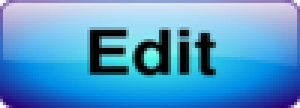
#> input picture GUI/Menu/edit.png, 100 x 36 px (shown 3 times larger); its folder holds only this picture in this run
$ python menu.py
#> lines starting #> are read from the running program, lines starting #| are printed output that depends on the picture
### scanner.py
import cv2
import numpy as np
import os
from tkinter import filedialog
from PIL import Image, ImageFilter
import cv2
import numpy as np
import database
import io

class Scanner:
    # [34 lines left out: function matcher, not called in this run]

    def match_in_db(self, img1):
        pil_image1 = img1.convert('RGB')
        open_cv_image1 = np.array(pil_image1)
        open_cv_image1 = open_cv_image1[:, :, ::-1].copy()

        rows = database.get_all_users()
        for entry in rows:
            if entry[7]:
                img2 = Image.open(io.BytesIO(entry[7]))
                img2 = img2.resize((200, 200), Image.Resampling.LANCZOS)
                pil_image2 = img2.convert('RGB')
                open_cv_image2 = np.array(pil_image2)
                open_cv_image2 = open_cv_image2[:, :, ::-1].copy()

                sift = cv2.xfeatures2d.SIFT_create()
                keypoints_1, descriptors_1 = sift.detectAndCompute(open_cv_image1, None)
                keypoints_2, descriptors_2 = sift.detectAndCompute(open_cv_image2, None)

                matches = cv2.FlannBasedMatcher(dict(algorithm=1, trees=10),
                        dict()).knnMatch(descriptors_1, descriptors_2, k=2)
                match_points = []

                for p, q in matches:
                    if p.distance < 0.1*q.distance:
                        match_points.append(p)
                keypoints = 0
                if len(keypoints_1) <= len(keypoints_2):
                    keypoints = len(keypoints_1)
                else:
                    keypoints = len(keypoints_2)

                if (len(match_points) / keypoints)>0.95:
                    print("% match: ", len(match_points) / keypoints * 100)
                    return entry
        return None

    # [36 lines left out: functions get_pixel_sum, blur_image, get_contours, not called in this run]


# [26 lines that do not run on import are left out]

### database.py
import sqlite3
from tkinter import filedialog
from PIL import Image
import os

q_create_user_records = """
CREATE TABLE IF NOT EXISTS user_records (
   record_id INTEGER PRIMARY KEY AUTOINCREMENT,
   org_id INTEGER NOT NULL,
   purpose_of_visit TEXT NOT NULL,
   visit_date TEXT NOT NULL,
   username TEXT NOT NULL,
   FOREIGN KEY (username)
      REFERENCES users (username)
);
"""

q_create_users_table = """
CREATE TABLE IF NOT EXISTS users (
   username TEXT PRIMARY KEY NOT NULL,
   password TEXT NOT NULL,
   email TEXT NOT NULL,
   forename TEXT NOT NULL,
   surname TEXT NOT NULL,
   age INTEGER,
   is_admin INTEGER,
   fingerprint BLOB,
   dob TEXT,
   pixelsum INTEGER,
   join_date TEXT,
   contour_count INTEGER,
   org_id TEXT,
   hide_metadata INTEGER,
   hide_userinformation INTEGER,
   time_of_failed_login INTEGER,
   failed_login_attempts INTEGER,
   color_theme TEXT,
   FOREIGN KEY (org_id)
      REFERENCES user_records (org_id)
);
"""
# function that creates table
def create_table(query):
	# connect to db
	conn = sqlite3.connect("sql.db")
	# create a cursor to read and write data
	cur = conn.cursor()
	cur.execute( query )
	conn.commit()
	conn.close()


# function that creates table
# [109 lines left out: functions drop_table, insert_user_record, insert_user, update_user, find_user, find_user_by_username and 3 more, not called in this run]

def get_all_users():
	if (len(list_tables())==0):
		create_table(q_create_user_records)
		create_table(q_create_users_table)
	conn = sqlite3.connect("sql.db")
	cur = conn.cursor()
	cur.execute( f"SELECT * FROM users" )
	rows = cur.fetchall()
	conn.close()
	return rows

# [41 lines left out: functions find_user_records, find_user_records_by_username, delete_user, update, not called in this run]

def list_tables():
    conn = sqlite3.connect("sql.db")
    cur = conn.cursor()
    # res = cur.execute("SELECT name FROM sqlite_master WHERE name='login'")
    res = cur.execute("SELECT name FROM sqlite_master")
    rows = cur.fetchall()
    conn.close()
    return rows


# [19 lines that do not run on import are left out]

	# [19 lines of commented-out code are left out]

### menu.py

from pathlib import Path

from tkinter import Tk, Canvas, Entry, Text, Button, PhotoImage, Frame
from tkinter import filedialog
import os
from PIL import Image, ImageTk
from scanner import Scanner
import io
import database

OUTPUT_PATH = Path(__file__).parent
ASSETS_PATH = OUTPUT_PATH / Path(r"GUI/Menu")
image_item = None
root = None

def relative_to_assets(path: str) -> Path:
    return ASSETS_PATH / Path(path)

def back_to_login():
    root.destroy()
    import main
    main.load_ui()

def edit_details(user):
    root.destroy()
    import edit_details
    edit_details.load_ui(user)

def toggle_metadata(user):
    if user != None:
        if user[13] == 0:
            database.update_hide_metadata_by_username(user[0],1)
        elif user[13] == 1:
            database.update_hide_metadata_by_username(user[0],0)
        root.destroy()
        user = database.find_user_by_username(user[0])
        print(user[13])
        load_ui(user)

def toggle_userinformation(user):
    if user != None:
        if user[14] == 0:
            database.update_hide_userinformation_by_username(user[0],1)
        elif user[14] == 1:
            database.update_hide_userinformation_by_username(user[0],0)
        root.destroy()
        user = database.find_user_by_username(user[0])
        print(user[14])
        load_ui(user)

def toggle_theme(user):
    if user != None:
        if user[17] == "LIGHT":
            database.update_theme_by_username(user[0],"DARK")
        elif user[17] == "DARK":
            database.update_theme_by_username(user[0],"LIGHT")
        root.destroy()
        user = database.find_user_by_username(user[0])
        print(user[17])
        load_ui(user)

def load_ui(user_data):
    global image_item, root, user
    img = None
    text_background_color = "#000000"
    text_color = "#FFFFFF"
    if user_data != None:
        user = user_data
        img = Image.open(io.BytesIO(user_data[7]))
        if user_data[17] != None and user_data[17] == "LIGHT":
            text_background_color = "#FFFFFF"
            text_color = "#000000"

    root = Tk()
    root.title("Bio-Metric Barrier System")
    root.geometry("601x501")
    root.configure(bg = "#FFFFFF")


    canvas = Canvas(
        root,
        bg = "#FFFFFF",
        height = 501,
        width = 601,
        bd = 0,
        highlightthickness = 0,
        relief = "ridge"
    )

    canvas.place(x = 0, y = 0)
    canvas.create_rectangle(
        0.0,
        0.0,
        601.0,
        501.0,
        fill="#FFFFFF",
        outline="")

    canvas.create_rectangle(
        4.0,
        4.0,
        596.0,
        496.0,
        fill="#080808",
        outline="")

    canvas.create_rectangle(
        14.0,
        44.0,
        586.0,
        485.0,
        fill="#87ceeb",
        outline="")

    canvas.create_rectangle(
        12.99998664855957,
        312.0064697265625,
        269.0000037541904,
        313.49286180679724,
        fill="#000000",
        outline="")

    canvas.create_rectangle(
        268.3487243652344,
        351.245273212312,
        586.0000187782498,
        353.196044921875,
        fill="#000000",
        outline="")

    canvas.create_rectangle(
        267.63430595979025,
        35.0,
        269.3480224609375,
        486.9971771864548,
        fill="#000000",
        outline="")

    canvas.create_rectangle(
        20.0,
        69.0,
        266.0,
        309.0,
        fill=text_background_color,
        outline="")

    canvas.create_text(
        20.0,
        49.0,
        anchor="nw",
        text="User Records",
        fill="#000000",
        font=("Courier", 14)
    )
    if user_data != None:
        user_records = database.find_user_records_by_username(user_data[0])
        count = 0
        for entry in user_records:
            canvas.create_text(
                20.0,
                80.0+count*30,
                anchor="nw",
                text=f"record_id: {entry[0]}",
                fill=text_color,
                font=("Courier", 14)
            )
            canvas.create_text(
                20.0,
                90.0+count*30,
                anchor="nw",
                text=f"visit_date: {entry[3]}",
                fill=text_color,
                font=("Courier", 14)
            )
            canvas.create_text(
                20.0,
                100.0+count*30,
                anchor="nw",
                text=f"purpose: {entry[2]}",
                fill=text_color,
                font=("Courier", 14)
            )
            count = count+1
    canvas.create_rectangle(
        488.0,
        362.0,
        579.0,
        479.0,
        fill="#87ceeb",
        outline="")

    button_image_1 = PhotoImage(
        file=relative_to_assets("button_1.png"))
    button_1 = Button(
        image=button_image_1,
        borderwidth=0,
        highlightthickness=0,
        command=lambda: toggle_userinformation(user_data),
        bd=3,
        relief="raised"
    )
    button_1.place(
        x=495.0,
        y=370.0,
        width=77.0,
        height=41.0
    )

    canvas.create_text(
        274.0,
        355.0,
        anchor="nw",
        text="Metadata",
        fill="#000000",
        font=("Courier", 14)
    )

    exit_image = PhotoImage(
        file=relative_to_assets("exit.png"))
    exit = Button(
        image=exit_image,
        borderwidth=0,
        highlightthickness=0,
        command=lambda: back_to_login(),
        relief="raised"
    )
    exit.place(
        x=548.0,
        y=11.0,
        width=37.825157165527344,
        height=23.4222412109375
    )

    if user_data != None:
        if user_data[17] == "LIGHT":
            theme_image = PhotoImage(
                file=relative_to_assets("dark_theme.png"))
        else:
            theme_image = PhotoImage(
                file=relative_to_assets("light_theme.png"))
        theme = Button(
                image=theme_image,
                borderwidth=0,
                highlightthickness=0,
                command=lambda: toggle_theme(user_data),
                relief="raised"
            )
        theme.place(
            x=498.0,
            y=11.0,
            width=37.825157165527344,
            height=23.4222412109375
        )

    edit_image = PhotoImage(
        file=relative_to_assets("edit.png"))
    edit = Button(
        image=edit_image,
        borderwidth=0,
        highlightthickness=0,
        command=lambda: edit_details(user_data),
        relief="raised"
    )
    edit.place(
        x=428.0,
        y=11.0,
        width=57.825157165527344,
        height=23.4222412109375
    )

    canvas.create_rectangle(
        478.0,
        351.0,
        479.0,
        489.0,
        fill="#000000",
        outline="")
    canvas.create_rectangle(
        21.0,
        332.0,
        263.0,
        479.0,
        fill=text_background_color,
        outline="")

    canvas.create_text(
        20.0,
        314.0,
        anchor="nw",
        text="User Details",
        fill="#000000",
        font=("Courier", 14)
    )

    username = ""
    email=""
    forename=""
    surname=""
    age=""
    dob=""
    join_date=""

    if user_data != None:
        if user_data[13] == 0:
            username = user_data[0]
            email = user_data[2]
            forename = user_data[3]
            surname = user_data[4]
            age = user_data[5]
            dob = user_data[8]
            join_date = user_data[10]
        else:
            username = "0x0x0x0x"
            email = "0x0x0x0x"
            forename = "0x0x0x0x"
            surname = "0x0x0x0x"
            age = "0x0x0x0x"
            dob = "0x0x0x0x"
            join_date = "0x0x0x0x"

    canvas.create_text(
        20.0,
        340.0,
        anchor="nw",
        text=f"username: {username}",
        fill=text_color,
        font=("Courier", 14)
    )
    canvas.create_text(
        20.0,
        360.0,
        anchor="nw",
        text=f"forename: {forename}",
        fill=text_color,
        font=("Courier", 14)
    )
    canvas.create_text(
        20.0,
        380.0,
        anchor="nw",
        text=f"surname : {surname}",
        fill=text_color,
        font=("Courier", 14)
    )
    canvas.create_text(
        20.0,
        400.0,
        anchor="nw",
        text=f"age     : {age}",
        fill=text_color,
        font=("Courier", 14)
    )
    canvas.create_text(
        20.0,
        420.0,
        anchor="nw",
        text=f"dob     : {dob}",
        fill=text_color,
        font=("Courier", 14)
    )
    canvas.create_text(
        20.0,
        440.0,
        anchor="nw",
        text=f"join_date: {join_date}",
        fill=text_color,
        font=("Courier", 14)
    )
    canvas.create_text(
        20.0,
        460.0,
        anchor="nw",
        text=f"email: {email}",
        fill=text_color,
        font=("Courier", 14)
    )
    canvas.create_rectangle(
        274.0,
        47.0,
        582.0,
        348.0,
        fill=text_background_color,
        outline="")

    if user_data != None:
        if user_data[14] == 0:
            img1 = img.resize((200, 200), Image.Resampling.LANCZOS)
            tk_image = ImageTk.PhotoImage(img1)
            if image_item:
                canvas.delete(image_item)
            image_item = canvas.create_image(424, 200.0, image=tk_image)
        else:
            scanner = Scanner()
            img1 = Image.fromarray(scanner.blur_image(user_data[7]))
            # img1 = img.resize((200, 200), Image.Resampling.LANCZOS)
            tk_image = ImageTk.PhotoImage(img1)
            if image_item:
                canvas.delete(image_item)
            image_item = canvas.create_image(424, 200.0, image=tk_image)


    button_image_4 = PhotoImage(
        file=relative_to_assets("button_4.png"))
    button_4 = Button(
        image=button_image_4,
        borderwidth=0,
        highlightthickness=0,
        command=lambda: toggle_metadata(user_data),
        relief="raised",
        bd=3
    )
    button_4.place(
        x=495.0,
        y=431.0,
        width=77.0,
        height=41.0
    )

    pixel_sum = ""
    width = ""
    height = ""
    bit_depth = ""

    if user_data != None:
        if user_data[14] == 0:
            pixel_sum = user_data[9]
            width, height = img.size
            bit_depth = img.mode
        else:
            pixel_sum = "0x0x0x0x"
            width = "0x0x0x0x"
            height = "0x0x0x0x"
            bit_depth = "0x0x0x0x"

    canvas.create_text(
        276.0,
        381.0,
        anchor="nw",
        text=f"Pixel Sum   : {pixel_sum}",
        fill="#000000",
        font=("Courier", 14)
    )


    canvas.create_text(
        277.0,
        407.0,
        anchor="nw",
        text=f"Width       : {width}",
        fill="#000000",
        font=("Courier", 14)
    )

    canvas.create_text(
        275.0,
        431.0,
        anchor="nw",
        text=f"Height      : {height}",
        fill="#000000",
        font=("Courier", 14)
    )


    canvas.create_text(
        275.0,
        455.0,
        anchor="nw",
        text=f"Bit depth   : {bit_depth}",
        fill="#000000",
        font=("Courier", 14)
    )


    canvas.create_text(
        40.0,
        11.0,
        anchor="nw",
        text="Details",
        fill="#000000",
        font=("Courier", 14)
    )

    root.bind('<Escape>', lambda e: back_to_login())
    root.resizable(False, False)
    window_height = 501
    window_width = 601

    screen_width = root.winfo_screenwidth()
    screen_height = root.winfo_screenheight()

    x_cordinate = int((screen_width/2) - (window_width/2))
    y_cordinate = int((screen_height/2) - (window_height/2))

    root.geometry("{}x{}+{}+{}".format(window_width, window_height, x_cordinate, y_cordinate))
    root.mainloop()

if __name__ == "__main__":
    file_path1 = filedialog.askopenfilename(initialdir=os.getcwd(), title="Select Finger Print", filetypes=[("BMP Files", "*.BMP"),("PNG Files", "*.png"),("JPG Files","*.jpg"),("JPEG Files","*.jpeg"),("GIF Files","*.gif")])
#> the answer given: GUI/Menu/edit.png
    if not file_path1:
        print("file not selected")
    else:
        img1 = Image.open(file_path1)
#> img1 is the input picture: PIL image 100x36 RGBA; mean R, G, B, A 81, 152.8, 202.2, 253.7
        img1 = img1.resize((200, 200), Image.Resampling.LANCZOS)
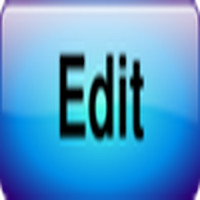
#> img1: PIL image 200x200 RGBA; mean R, G, B, A 81.1, 153, 202.4, 253.7; transparent parts drawn white
        scanner = Scanner()
        row = scanner.match_in_db(img1)
        load_ui(row)
